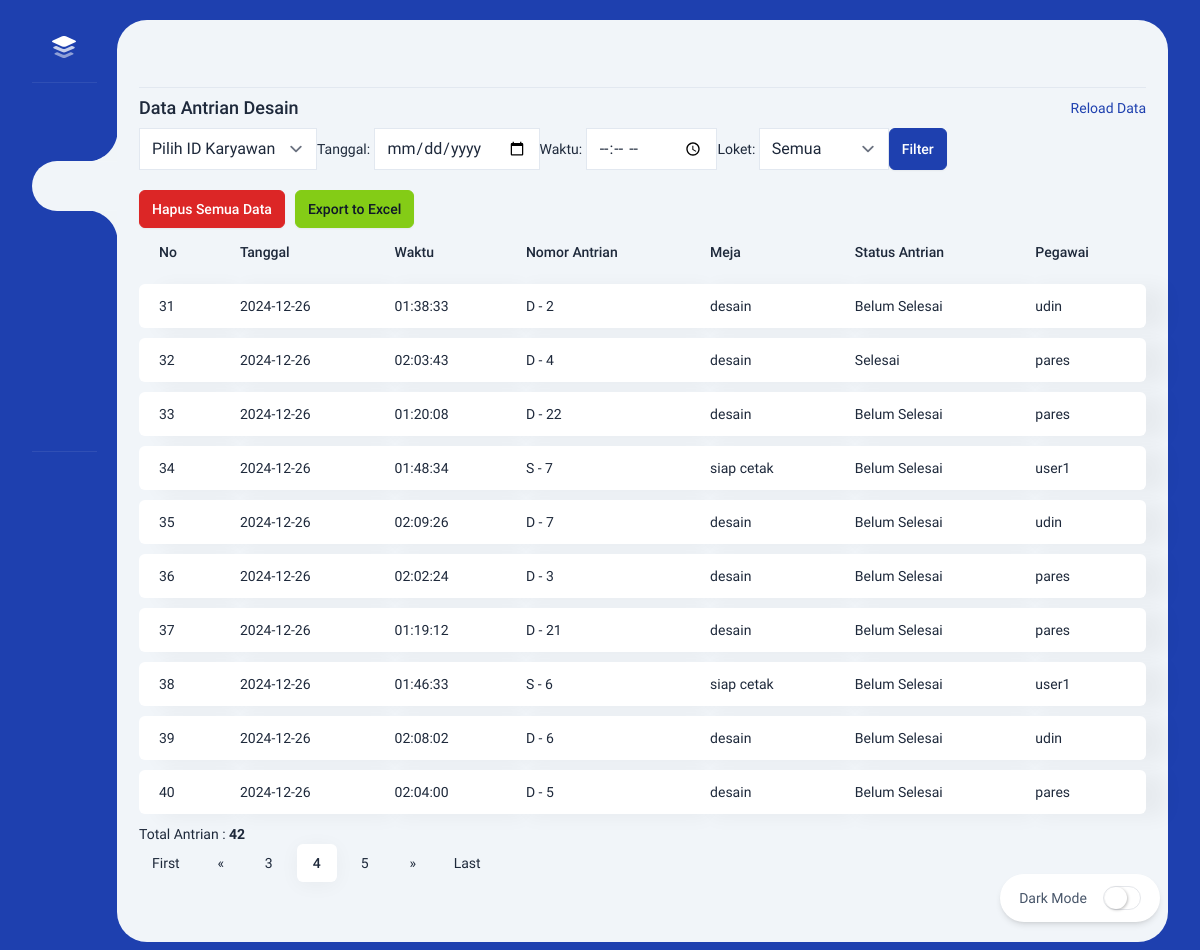
The page /admin/bpjs.php?page=4 (signed in) on the database its author committed.
### tables this page shows
CREATE TABLE `tb_rekap_antrian` (
  `id_rekap` int(11) NOT NULL,
  `id_karyawan` int(11) NOT NULL,
  `tanggal` date NOT NULL,
  `waktu` time NOT NULL,
  `loket` enum('desain','siap cetak') NOT NULL,
  `meja` enum('1','2','3','4') NOT NULL,
  `Status` varchar(255) NOT NULL,
  `nomor` int(10) NOT NULL,
  `huruf` varchar(255) NOT NULL
);

CREATE TABLE `tb_karyawan` (
  `id_karyawan` int(11) NOT NULL,
  `nama_karyawan` varchar(100) NOT NULL,
  `username` varchar(50) NOT NULL,
  `password` varchar(255) NOT NULL,
  `preferensi_loket` enum('desain','siap cetak') NOT NULL,
  `preferensi_meja` enum('1','2','3','4') NOT NULL,
  `status_karyawan` enum('aktif','nonaktif') NOT NULL DEFAULT 'aktif',
  `tombol_klik` varchar(20) DEFAULT NULL
);

### admin/bpjs.php (the view, shortened to what this page needs)
<!DOCTYPE html>
<html lang="en" class="light">
<head>
    <link rel="stylesheet" href="../admin/dist/css/app.css" />
</head>
<body class="py-5">
    <div class="flex mt-[4.7rem] md:mt-0">
        <nav class="side-nav">
            <a href="" class="intro-x flex items-center pl-5 pt-4">
                <img alt="Midone - HTML Admin Template" class="w-6" src="dist/images/logo.svg">
            </a>
            <div class="side-nav__devider my-6"></div>
            <ul>
                <li>
                    <a href="index.php" class="side-menu ">
                    </a>
                </li>
                <li>
                    <a href="#" class="side-menu side-menu--active">
                    </a>
                </li>
                <li>
                    <a href="setting.php" class="side-menu">
                    </a>
                </li>
                <li>
                    <a href="data_login.php" class="side-menu">
                    </a>
                </li>
                <li>
                    <a href="data_login_karyawan.php" class="side-menu">
                    </a>
                </li>
                <li>
                    <a href="../logout.php" class="side-menu">
                    </a>
                </li>
                <li class="side-nav__devider my-6"></li>
            </ul>
        </nav>
        <div class="content">
            <div class="top-bar"></div>
            <div class="intro-y flex items-center h-10">
                <h2 class="text-lg font-medium truncate mr-5">Data Antrian Desain</h2>
                <a href="javascript:location.reload()" class="ml-auto flex items-center text-primary">
                    <i data-lucide="refresh-ccw" class="w-4 h-4 mr-3"></i> Reload Data
                </a>
            </div>
            <form method="GET" action="" class="mb-5">
                <div class="flex space-x-4">
                    <div>
                        <select name="id_karyawan" id="id_karyawan">
                            <option value="">Pilih ID Karyawan</option>
                        </select>
                    </div>
                    <div>
                        <label for="tanggal">Tanggal:</label>
                        <input type="date" name="tanggal" id="tanggal"
                            value="<?php echo isset($_GET['tanggal']) ? $_GET['tanggal'] : ''; ?>">
                    </div>
                    <div>
                        <label for="waktu">Waktu:</label>
                        <input type="time" name="waktu" id="waktu"
                            value="<?php echo isset($_GET['waktu']) ? $_GET['waktu'] : ''; ?>">
                    </div>
                    <div>
                        <label for="loket">Loket:</label>
                        <select name="loket" id="loket">
                            <option value="">Semua</option>
                        </select>
                    </div>
                    <button type="submit" class="btn btn-primary">Filter</button>
                </div>
            </form>
            <div style="display: flex; gap: 10px; align-items: center;">
    <a href="del-bpjs.php" class="btn btn-danger">Hapus Semua Data</a>
    <a href="export_excel.php?id_karyawan=<?php echo isset($_GET['id_karyawan']) ? $_GET['id_karyawan'] : ''; ?>&tanggal=<?php echo isset($_GET['tanggal']) ? $_GET['tanggal'] : ''; ?>&waktu=<?php echo isset($_GET['waktu']) ? $_GET['waktu'] : ''; ?>&loket=<?php echo isset($_GET['loket']) ? $_GET['loket'] : ''; ?>" class="btn btn-success">Export to Excel</a>
</div>
            <div class="intro-y col-span-12 overflow-auto lg:overflow-visible">
                <table class="table table-report -mt-2">
                    <thead>
                        <tr>
                            <th class="whitespace-nowrap">No</th>
                            <th class="whitespace-nowrap">Tanggal</th>
                            <th class="whitespace-nowrap">Waktu</th>
                            <th class="whitespace-nowrap">Nomor Antrian</th>
                            <th class="whitespace-nowrap">Meja</th>
                            <th class="whitespace-nowrap">Status Antrian</th>
                            <th class="whitespace-nowrap">Pegawai</th>
                        </tr>
                    </thead>
                    <tbody>
                        <?php
                        include '../koneksi.php';
                        $page = (isset($_GET['page'])) ? $_GET['page'] : 1;
                        $limit = 10;
                        $limit_start = ($page - 1) * $limit;
                        $no = $limit_start + 1;
                        $query = "SELECT tb_rekap_antrian.*, tb_karyawan.nama_karyawan
                                  FROM tb_rekap_antrian
                                  JOIN tb_karyawan ON tb_rekap_antrian.id_karyawan = tb_karyawan.id_karyawan
                                  WHERE 1=1";
                        $query .= " ORDER BY tb_rekap_antrian.tanggal ASC LIMIT $limit_start, $limit;";
                        $dewan1 = $conn->prepare($query);
                        $dewan1->execute();
                        $res1 = $dewan1->get_result();
                        while ($baris = $res1->fetch_assoc()) {
                            ?>
                            <tr>
                                <td><?php echo $no++; ?></td>
                                <td><?php echo $baris['tanggal']; ?></td>
                                <td><?php echo $baris['waktu']; ?></td>
                                <td><?= $baris['huruf']; ?> - <?php echo $baris['nomor']; ?></td>
                                <td><?php echo $baris['loket']; ?></td>
                                <td><?php echo $baris['Status']; ?></td>
                                <td><?php echo $baris['nama_karyawan']; ?></td>
                            </tr>
                        <?php }
                        ?>
                    </tbody>
                </table>
                <?php
                $query_jumlah = "SELECT count(*) AS jumlah FROM tb_rekap_antrian WHERE 1=1";
                $dewan1 = $conn->prepare($query_jumlah);
                $dewan1->execute();
                $res1 = $dewan1->get_result();
                $row = $res1->fetch_assoc();
                $total_records = $row['jumlah'];
                ?>
                <p>Total Antrian : <b> <?php echo $total_records; ?> </b></p>
                <nav class="mb-5 ">
                    <ul class="pagination justify-content-center">
                        <?php
                        $jumlah_page = ceil($total_records / $limit);
                        $jumlah_number = 1;
                        $start_number = ($page > $jumlah_number) ? $page - $jumlah_number : 1;
                        $end_number = ($page < ($jumlah_page - $jumlah_number)) ? $page + $jumlah_number : $jumlah_page;
                        if ($page == 1) {
                            echo '<li class="page-item disabled"><a class="page-link" href="#">First</a></li>';
                            echo '<li class="page-item disabled"><a class="page-link" href="#"><span aria-hidden="true">&laquo;</span></a></li>';
                        } else {
                            $link_prev = ($page > 1) ? $page - 1 : 1;
                            echo '<li class="page-item"><a class="page-link" href="?page=1">First</a></li>';
                            echo '<li class="page-item"><a class="page-link" href="?page=' . $link_prev . '" aria-label="Previous"><span aria-hidden="true">&laquo;</span></a></li>';
                        }
                        for ($i = $start_number; $i <= $end_number; $i++) {
                            $link_active = ($page == $i) ? ' active' : '';
                            echo '<li class="page-item ' . $link_active . '"><a class="page-link" href="?page=' . $i . '">' . $i . '</a></li>';
                        }
                        if ($page == $jumlah_page) {
                            echo '<li class="page-item disabled"><a class="page-link" href="#"><span aria-hidden="true">&raquo;</span></a></li>';
                            echo '<li class="page-item disabled"><a class="page-link" href="#">Last</a></li>';
                        } else {
                            $link_next = ($page < $jumlah_page) ? $page + 1 : $jumlah_page;
                            echo '<li class="page-item"><a class="page-link" href="?page=' . $link_next . '" aria-label="Next"><span aria-hidden="true">&raquo;</span></a></li>';
                            echo '<li class="page-item"><a class="page-link" href="?page=' . $jumlah_page . '">Last</a></li>';
                        }
                        ?>
                    </ul>
                </nav>
            </div>
        </div>
    </div>
    <div data-url="side-menu-dark-dashboard-overview-1.html"
        class="dark-mode-switcher cursor-pointer shadow-md fixed bottom-0 right-0 box border rounded-full w-40 h-12 flex items-center justify-center z-50 mb-10 mr-10">
        <div class="mr-4 text-slate-600 dark:text-slate-200">Dark Mode</div>
        <div class="dark-mode-switcher__toggle border"></div>
    </div>
</body>
</html>

### rows shown on the page
tb_rekap_antrian: tanggal "2024-12-26", waktu "01:38:33", huruf "D", nomor "2", loket "desain", Status "Belum Selesai", id_karyawan.nama_karyawan "udin"
tb_rekap_antrian: tanggal "2024-12-26", waktu "02:03:43", huruf "D", nomor "4", loket "desain", Status "Selesai", id_karyawan.nama_karyawan "pares"
tb_rekap_antrian: tanggal "2024-12-26", waktu "01:20:08", huruf "D", nomor "22", loket "desain", Status "Belum Selesai", id_karyawan.nama_karyawan "pares"
tb_rekap_antrian: tanggal "2024-12-26", waktu "01:48:34", huruf "S", nomor "7", loket "siap cetak", Status "Belum Selesai", id_karyawan.nama_karyawan "user1"
tb_rekap_antrian: tanggal "2024-12-26", waktu "02:09:26", huruf "D", nomor "7", loket "desain", Status "Belum Selesai", id_karyawan.nama_karyawan "udin"
tb_rekap_antrian: tanggal "2024-12-26", waktu "02:02:24", huruf "D", nomor "3", loket "desain", Status "Belum Selesai", id_karyawan.nama_karyawan "pares"
tb_rekap_antrian: tanggal "2024-12-26", waktu "01:19:12", huruf "D", nomor "21", loket "desain", Status "Belum Selesai", id_karyawan.nama_karyawan "pares"
tb_rekap_antrian: tanggal "2024-12-26", waktu "01:46:33", huruf "S", nomor "6", loket "siap cetak", Status "Belum Selesai", id_karyawan.nama_karyawan "user1"
tb_rekap_antrian: tanggal "2024-12-26", waktu "02:08:02", huruf "D", nomor "6", loket "desain", Status "Belum Selesai", id_karyawan.nama_karyawan "udin"
tb_rekap_antrian: tanggal "2024-12-26", waktu "02:04:00", huruf "D", nomor "5", loket "desain", Status "Belum Selesai", id_karyawan.nama_karyawan "pares"

### other values the page prints
$total_records "42"
